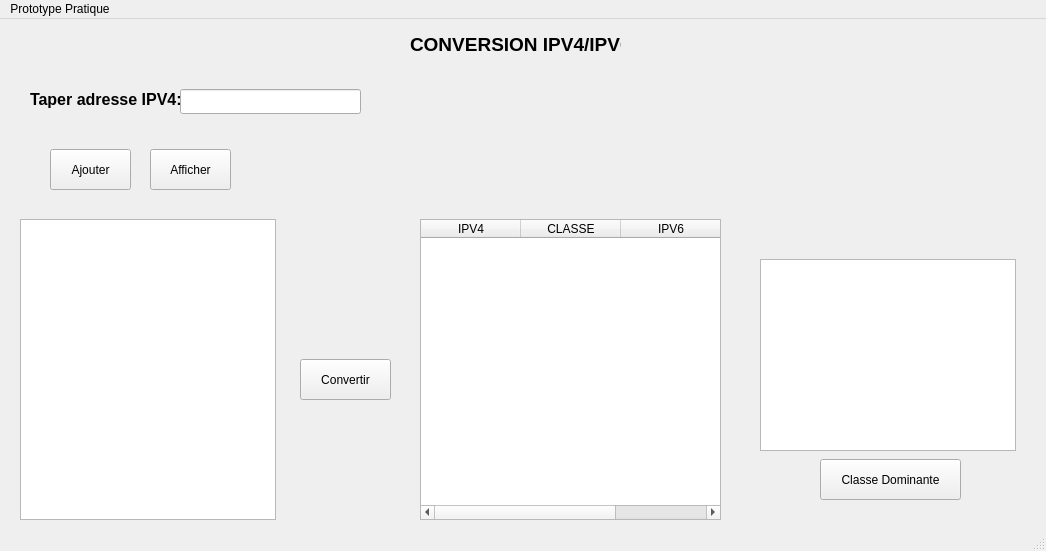
<?xml version="1.0" encoding="UTF-8"?>
<ui version="4.0">
 <class>QMainWindow</class>
 <widget class="QMainWindow" name="QMainWindow">
  <property name="geometry">
   <rect>
    <x>0</x>
    <y>0</y>
    <width>1046</width>
    <height>551</height>
   </rect>
  </property>
  <property name="windowTitle">
   <string>MainWindow</string>
  </property>
  <widget class="QWidget" name="centralwidget">
   <widget class="QLabel" name="label">
    <property name="geometry">
     <rect>
      <x>410</x>
      <y>10</y>
      <width>211</width>
      <height>31</height>
     </rect>
    </property>
    <property name="text">
     <string>&lt;html&gt;&lt;head/&gt;&lt;body&gt;&lt;p&gt;&lt;span style=&quot; font-size:14pt; font-weight:600;&quot;&gt;CONVERSION IPV4/IPV6&lt;/span&gt;&lt;/p&gt;&lt;/body&gt;&lt;/html&gt;</string>
    </property>
   </widget>
   <widget class="QLabel" name="label_2">
    <property name="geometry">
     <rect>
      <x>30</x>
      <y>70</y>
      <width>151</width>
      <height>21</height>
     </rect>
    </property>
    <property name="text">
     <string>&lt;html&gt;&lt;head/&gt;&lt;body&gt;&lt;p&gt;&lt;span style=&quot; font-size:12pt; font-weight:600;&quot;&gt;Taper adresse IPV4:&lt;/span&gt;&lt;/p&gt;&lt;/body&gt;&lt;/html&gt;</string>
    </property>
   </widget>
   <widget class="QLineEdit" name="adresse">
    <property name="geometry">
     <rect>
      <x>180</x>
      <y>70</y>
      <width>181</width>
      <height>25</height>
     </rect>
    </property>
   </widget>
   <widget class="QPushButton" name="ajouter">
    <property name="geometry">
     <rect>
      <x>50</x>
      <y>130</y>
      <width>81</width>
      <height>41</height>
     </rect>
    </property>
    <property name="styleSheet">
     <string notr="true">font: 12pt &quot;Roboto&quot;;</string>
    </property>
    <property name="text">
     <string>Ajouter</string>
    </property>
   </widget>
   <widget class="QPushButton" name="convertir">
    <property name="geometry">
     <rect>
      <x>300</x>
      <y>340</y>
      <width>91</width>
      <height>41</height>
     </rect>
    </property>
    <property name="styleSheet">
     <string notr="true">font: 12pt &quot;Roboto&quot;;</string>
    </property>
    <property name="text">
     <string>Convertir</string>
    </property>
   </widget>
   <widget class="QPushButton" name="afficher">
    <property name="geometry">
     <rect>
      <x>150</x>
      <y>130</y>
      <width>81</width>
      <height>41</height>
     </rect>
    </property>
    <property name="styleSheet">
     <string notr="true">font: 12pt &quot;Roboto&quot;;</string>
    </property>
    <property name="text">
     <string>Afficher</string>
    </property>
   </widget>
   <widget class="QPushButton" name="cd">
    <property name="geometry">
     <rect>
      <x>820</x>
      <y>440</y>
      <width>141</width>
      <height>41</height>
     </rect>
    </property>
    <property name="styleSheet">
     <string notr="true">font: 12pt &quot;Roboto&quot;;</string>
    </property>
    <property name="text">
     <string>Classe Dominante</string>
    </property>
   </widget>
   <widget class="QListWidget" name="ip_list">
    <property name="geometry">
     <rect>
      <x>20</x>
      <y>200</y>
      <width>256</width>
      <height>301</height>
     </rect>
    </property>
   </widget>
   <widget class="QTableWidget" name="table">
    <property name="geometry">
     <rect>
      <x>420</x>
      <y>200</y>
      <width>301</width>
      <height>301</height>
     </rect>
    </property>
    <property name="lineWidth">
     <number>1</number>
    </property>
    <property name="midLineWidth">
     <number>0</number>
    </property>
    <property name="sortingEnabled">
     <bool>false</bool>
    </property>
    <property name="columnCount">
     <number>3</number>
    </property>
    <attribute name="horizontalHeaderMinimumSectionSize">
     <number>25</number>
    </attribute>
    <attribute name="verticalHeaderMinimumSectionSize">
     <number>21</number>
    </attribute>
    <column>
     <property name="text">
      <string>IPV4</string>
     </property>
    </column>
    <column>
     <property name="text">
      <string>CLASSE</string>
     </property>
    </column>
    <column>
     <property name="text">
      <string>IPV6</string>
     </property>
    </column>
   </widget>
   <widget class="QListWidget" name="classe_list">
    <property name="geometry">
     <rect>
      <x>760</x>
      <y>240</y>
      <width>256</width>
      <height>192</height>
     </rect>
    </property>
   </widget>
  </widget>
  <widget class="QMenuBar" name="menubar">
   <property name="geometry">
    <rect>
     <x>0</x>
     <y>0</y>
     <width>1046</width>
     <height>22</height>
    </rect>
   </property>
   <widget class="QMenu" name="menuPrototype_Pratique">
    <property name="title">
     <string>Prototype Pratique</string>
    </property>
   </widget>
   <addaction name="menuPrototype_Pratique"/>
  </widget>
  <widget class="QStatusBar" name="statusbar"/>
 </widget>
 <resources/>
 <connections/>
</ui>
